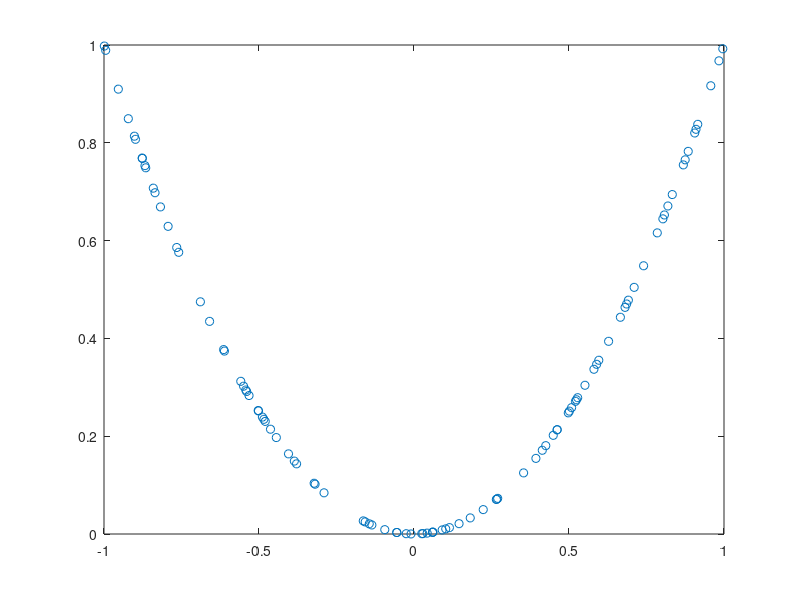

MATLAB code for this plot:
close all
clear all

a = rand(10,1);
normalized_a = a/norm(a);

A = rand(10);
for i=1:10
    A(i,i) = normalized_a(i)
end    

max=1;
min=-1;
len=100;
x=min+(max-min)*rand(1,len)

y = x.^2;

plot(x,y,'o')
